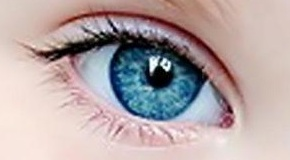
#> input picture olho.jpg, 290 x 160 px
$ python alg010.py   (older library calls are emulated)
#> lines starting #> are read from the running program, lines starting #| are printed output that depends on the picture
""" Outro fator importante para a construção de soluções de visão computacional é a detecção de
bordas, processo importantíssimo para localização de objetos, constatação de posição e
tamanho, entre outros. Sobre a imagem ‘olho.jpg’ aplique o método Sobel de detecção de
bordas. """

import numpy as np
import cv2

imagem_ = cv2.imread('olho.jpg')
#> imagem_ is the input picture: shape (160, 290, 3); mean B, G, R 166.4, 166.3, 180.4
imagem_ = cv2.cvtColor(imagem_, cv2.COLOR_BGR2GRAY)
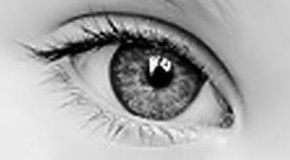
#> imagem_: shape (160, 290); min 0, max 252, mean 170.5
sX = cv2.Sobel(imagem_, cv2.CV_64F, 1, 0)
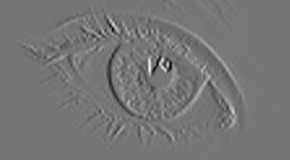
#> sX: shape (160, 290) float64; min -725, max 840, mean -0.5; drawn with min black and max white
sY = cv2.Sobel(imagem_, cv2.CV_64F, 0, 1)
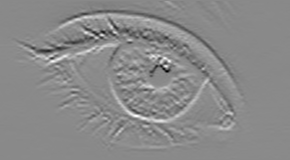
#> sY: shape (160, 290) float64; min -719, max 613, mean 2.1; drawn with min black and max white
sX = np.uint8(np.absolute(sX))
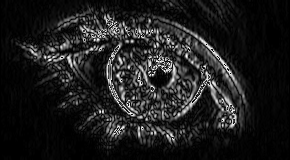
#> sX: shape (160, 290); min 0, max 255, mean 29.5
sY = np.uint8(np.absolute(sY))
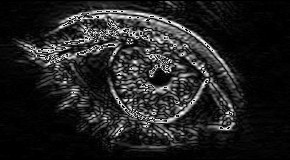
#> sY: shape (160, 290); min 0, max 255, mean 34.4
sobel = cv2.bitwise_or(sX, sY)
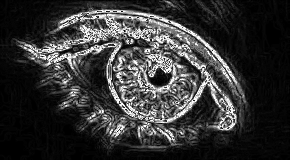
#> sobel: shape (160, 290); min 0, max 255, mean 52.1
resultado = np.vstack([np.hstack([imagem_, sX]), np.hstack([sY, sobel])])
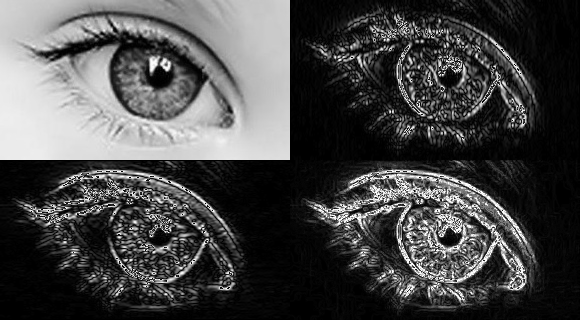
#> resultado: shape (320, 580); min 0, max 255, mean 71.6
cv2.imshow("SOBEL", resultado)

cv2.waitKey(0)
cv2.destroyAllWindows()
